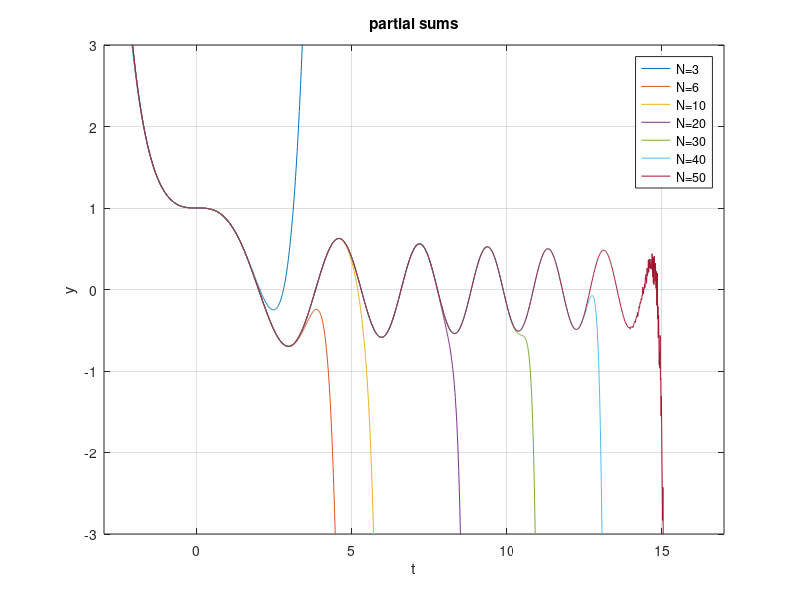
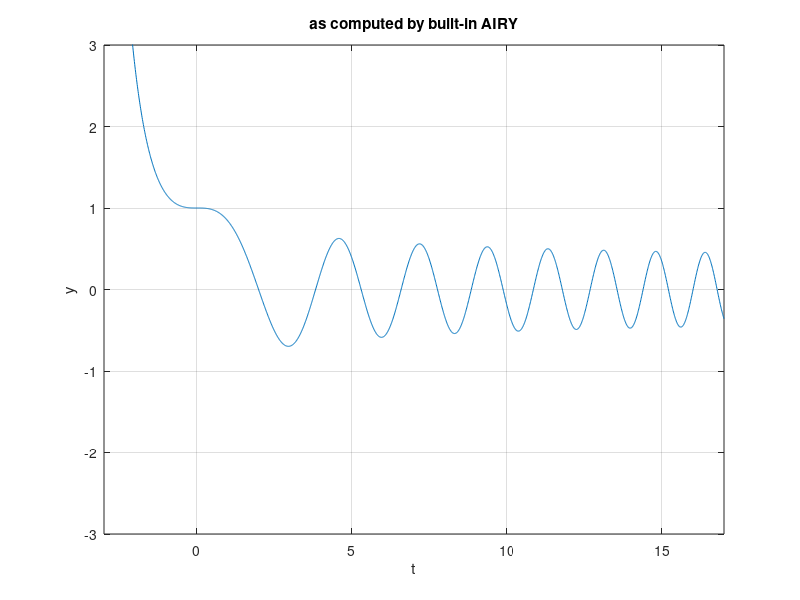

The MATLAB script that drew these images, in order:
% PLOTAIRY  Plots partial sums of the series for the Airy function
%      y(t) = sum_{k=0}^infty a_(3k) t^(3k)
% where a_0=1 and a_(3k) = - a_(3(k-1)) / ((3k)(3k-1)).  Also plots the
% same function computed using Matlab's built-in AIRY.
% See also:  AIRY, CUMSUM.

Nlist=[3 6 10 20 30 40 50];  % do these partial sums
t=-3:.01:17;  % plot on this interval

a=ones(max(Nlist)+1,1);  % create space
tpow=ones(max(Nlist)+1,length(t)); % create space
for k=1:max(Nlist)
    a(k+1) = -a(k)/((3*k)*(3*k-1));  %  a(k+1)=a_(3k)
    tpow(k+1,:) = t.^(3*k);
end
aa = repmat(a,1,length(t)); % make array of coeffs; same size as tpow
sums = cumsum(aa.*tpow); % compute partial sums

figure(1)
plot(t,sums(Nlist,:)')
title('partial sums')
xlabel t, ylabel y, axis([min(t) max(t) -3 3]), grid on
legend('N=3','N=6','N=10','N=20','N=30','N=40','N=50')

figure(2)
c=[airy(0,0) airy(2,0); airy(1,0) airy(3,0)]\[1; 0];
plot(t,real(c(1)*airy(0,-t)+c(2)*airy(2,-t)))
title('as computed by built-in AIRY')
xlabel t, ylabel y, axis([min(t) max(t) -3 3]), grid on
